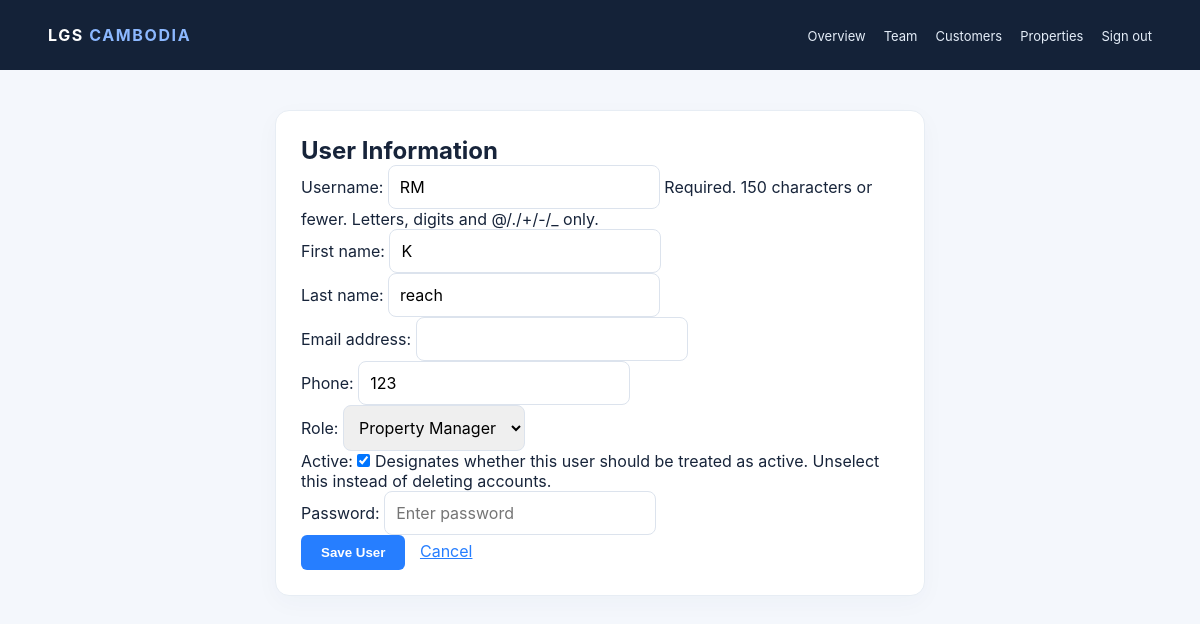
The page /accounts/edit/3/ (signed in) on the database its author committed.
### accounts/models.py (models this page shows, shortened)
class User(AbstractUser):
    ROLE_CHOICES = (
        ('ADMIN', 'Admin'),
        ('AGENT', 'Sales Agent'),
        ('PROPERTY', 'Property Manager'),
    )
    role = models.CharField(
        max_length=10,
        choices=ROLE_CHOICES,
        default='AGENT'
    )
    phone = models.CharField(max_length=20, blank=True)

### accounts/views.py (the view)
# urls.py: path('edit/<int:pk>/', views.user_edit, name='user_edit'),
@login_required
@user_passes_test(is_admin)
def user_edit(request, pk):
    user = get_object_or_404(User, pk=pk)
    form = UserForm(request.POST or None, instance=user)
    if request.method == 'POST' and form.is_valid():
        form.save()
        messages.success(request, 'User updated successfully.')
        return redirect('user_list')
    return render(request, 'accounts/user_form.html', {'form': form})

### accounts/forms.py (shortened to what this page needs)
class UserForm(forms.ModelForm):
    password = forms.CharField(
        required=True,
        widget=forms.PasswordInput(attrs={
            'class': 'form-control',
            'placeholder': 'Enter password'
        })
    )
    class Meta:
        model = User
        fields = [
            'username',
            'first_name',
            'last_name',
            'email',
            'phone',
            'role',
            'is_active'
        ]

### accounts/views.py (called while the page is built)
def is_admin(user):
    return user.is_authenticated and user.role == 'ADMIN'

### accounts/templates/accounts/user_form.html (shortened to what this page needs)
{% extends "accounts/base.html" %}
{% block content %}
<div class="container" style="max-width:650px; margin:40px auto;">
    <h2>User Information</h2>
    <form method="POST">
        {{ form.as_p }}
        <button type="submit"
                style="background:#267eff;color:white;padding:10px 20px;border:0;border-radius:6px;">
            Save User
        </button>
        <a href="{% url 'user_list' %}"
           style="margin-left:10px;">
            Cancel
        </a>
    </form>
</div>
{% endblock %}

### static/css/style.css (style rules this page uses)
* { margin: 0; padding: 0; box-sizing: border-box; }
body { font-family: Arial, Helvetica, sans-serif; background: #f5f7fb; color: #172033; }

### accounts/templates/accounts/base.html (style rules this page uses)
body { margin:0;background:#f4f7fc;color:#17243a;font-family:Inter,system-ui,sans-serif }
.team-main .container { background:white;border:1px solid #e7edf4;border-radius:14px;box-shadow:0 7px 25px #17345508;padding:25px!important;overflow-x:auto }
.team-main input,.team-main select { border:1px solid #dce3ed;border-radius:8px;padding:11px;font:inherit }
.team-main button { border:0;background:#267eff;color:white;padding:11px 16px;border-radius:8px;font-weight:700 }
.team-main a { color:#267eff }

### rows shown on the page
User: username "RM", first_name "K", last_name "reach", phone "123", role "Property Manager", is_active "☑"
